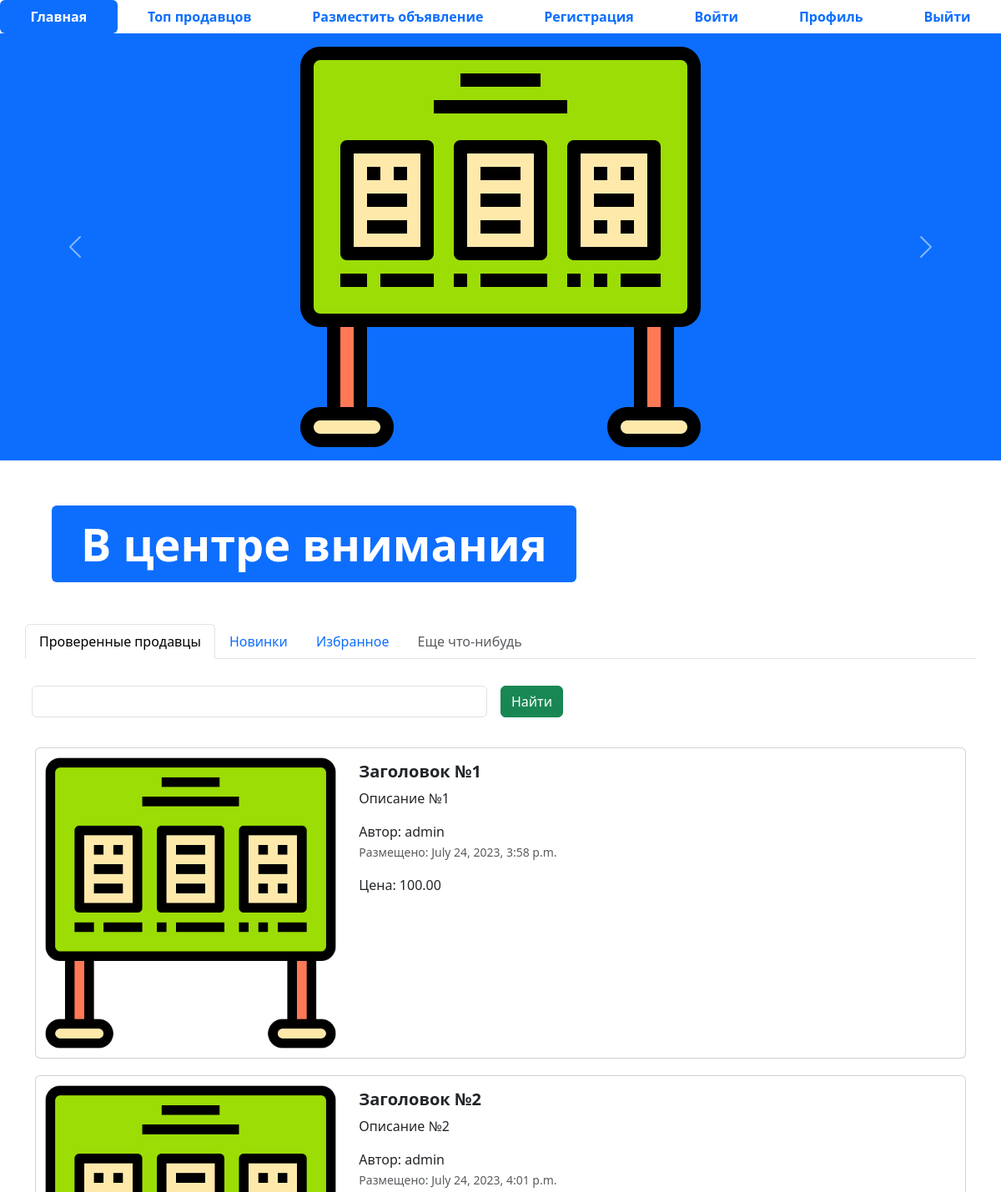
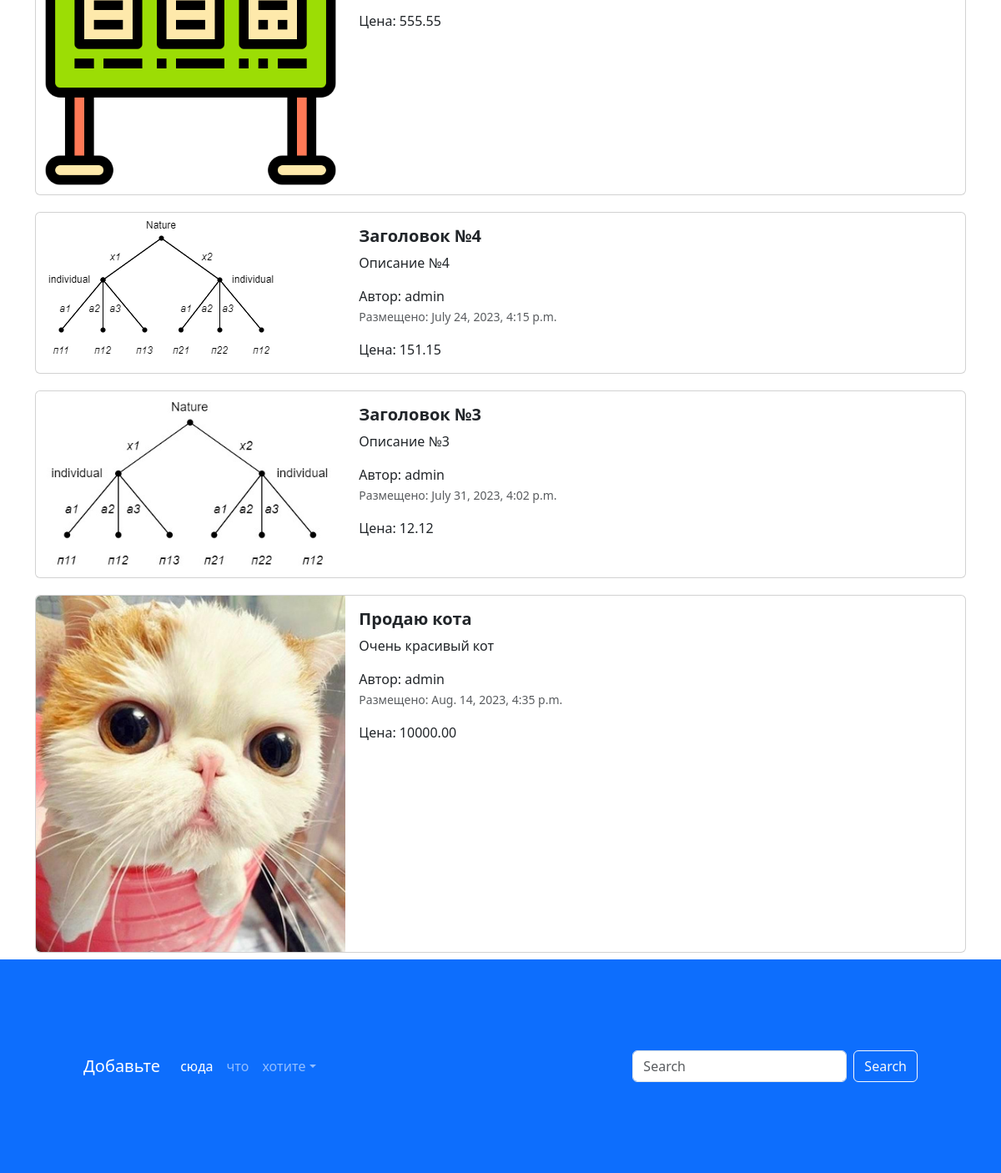
The page / on the database its author committed (2 pictures, top to bottom).
### app_advertisements14/models.py (models this page shows, shortened)
class Advertisements14(models.Model):
    title = models.CharField('заголовок', max_length=128)
    description = models.TextField('описание')
    price = models.DecimalField('цена', max_digits=10, decimal_places=2)
    auction = models.BooleanField('торг', help_text='Отметьте, если возможен торг')
    connection = models.BooleanField('связь', help_text='Отметьте, возможна ли связь с продавцом', default=True)
    created_time = models.DateTimeField(auto_now_add=True)
    updated_time = models.DateTimeField(auto_now=True)
    user = models.ForeignKey(User, verbose_name='пользователь', on_delete=models.CASCADE)
    image = models.ImageField('изображение', upload_to="advertisements/")
    class Meta:
        db_table = "advertisements"

### app_advertisements14/views.py (the view)
# urls.py: path('', index, name='main-page'),
def index(request):
    advertisements = Advertisements14.objects.all()
    context = {'advertisements': advertisements}
    return render(request, 'index.html', context)

### templates/index.html (shortened to what this page needs)
{% extends 'base.html' %}
{% load static %}
{% block content %}
<ul class="nav nav-pills sticky-top bg-white nav-fill">
  <li class="nav-item">
    <a class="nav-link active" aria-current="page" href="{% url 'main-page' %}">
      <span style="font-weight: bold;">Главная</span>
    </a>
  </li>
  <li class="nav-item">
    <a class="nav-link" href="{% url 'top-sellers' %}"><span style="font-weight: bold;">Топ продавцов</span>
    </a>
  </li>
  <li class="nav-item">
    <a class="nav-link" href="{% url 'adv-post' %}">
      <span style="font-weight: bold;">Разместить объявление</span>
    </a>
  </li>
  <li class="nav-item">
    <a class="nav-link" href="register.html">
      <span style="font-weight: bold;">Регистрация</span>
    </a>
  </li>
  <li class="nav-item">
    <a class="nav-link" href="login.html">
      <span style="font-weight: bold;">Войти</span>
    </a>
  </li>
  <li class="nav-item">
    <a class="nav-link" href="profile.html">
      <span style="font-weight: bold;">Профиль</span>
    </a>
  </li>
  <li class="nav-item">
    <a class="nav-link" href="#">
      <span style="font-weight: bold;">Выйти</span>
    </a>
  </li>
</ul>
<div id="carouselExampleControls" class="carousel slide bg-primary" data-bs-ride="carousel">
  <div class="carousel-inner">
    <div class="carousel-item active">
      <img src="{% static 'img/adv.png' %}" class="mx-auto d-block w-33" alt="...">
    </div>
  </div>
  <button class="carousel-control-prev" type="button" data-bs-target="#carouselExampleControls" data-bs-slide="prev">
    <span class="carousel-control-prev-icon" aria-hidden="true"></span>
  </button>
  <button class="carousel-control-next" type="button" data-bs-target="#carouselExampleControls" data-bs-slide="next">
    <span class="carousel-control-next-icon" aria-hidden="true"></span>
  </button>
</div>
<div class="container" style="margin: 50px;">
  <div class="display-2">
    <span class="badge bg-primary">В центре внимания</span>
  </div>
</div>
<div class="container">
  <div class="row">
    <ul class="nav nav-tabs bg-white">
      <li class="nav-item">
        <a class="nav-link active" aria-current="page" href="#">Проверенные продавцы</a>
      </li>
      <li class="nav-item">
        <a class="nav-link" href="#">Новинки</a>
      </li>
      <li class="nav-item">
        <a class="nav-link" href="#">Избранное</a>
      </li>
      <li class="nav-item">
        <a class="nav-link disabled" href="#" tabindex="-1" aria-disabled="true">Еще что-нибудь</a>
      </li>
    </ul>
    <form class="row g-3">
      <div class="col-auto w-50">
        <input type="text" class="form-control">
      </div>
      <div class="col-auto">
        <button type="submit" class="btn btn-success mb-3">Найти</button>
      </div>
    </form>
  </div>
  {% for adv in advertisements %}
  <div class="col">
    <div class="card mb-2" style="max-width: 1200px; margin-top: 20px;">
      <div class="row g-0">
        <div class="col-md-4">
          <a href="advertisement.html" class="nav-link">
            <img src="{% if adv.image %} {{ adv.image.url }} {% else %} {% static 'img/adv.png' %} {% endif %}" class="img-fluid rounded-start" alt="Card title">
          </a>
        </div>
        <div class="col-md-8">
          <div class="card-body">
            <h5 class="card-title">
              <a href="advertisement.html" class="nav-link"><strong>{{ adv.title }}</strong></a>
            </h5>
            <a href="advertisement.html" class="nav-link">
              <p class="card-text">
                {{ adv.description }}
              </p>
              <span>Автор: {{ adv.user }}</span>
              <p class="card-text"><small class="text-muted">Размещено: {{ adv.created_time }}</small></p>
              <span>Цена: {{ adv.price }}</span>
            </a>
          </div>
        </div>
      </div>
    </div>
  </div>
  {% endfor %}
</div>
<footer style="padding: 100px;" class="bg-primary">
  <nav class="navbar navbar-expand-sm navbar-dark">
    <a class="navbar-brand" href="#">Добавьте</a>
    <div class="collapse navbar-collapse" id="collapsibleNavId">
      <ul class="navbar-nav me-auto mt-2 mt-lg-0">
        <li class="nav-item">
          <a class="nav-link active" href="#" aria-current="page">сюда</a>
        </li>
        <li class="nav-item">
          <a class="nav-link" href="#">что</a>
        </li>
        <li class="nav-item dropdown">
          <a class="nav-link dropdown-toggle" href="#" id="dropdownId" data-bs-toggle="dropdown" aria-haspopup="true"
             aria-expanded="false">хотите</a>
        </li>
      </ul>
      <form class="d-flex my-2 my-lg-0">
        <input class="form-control me-sm-2" type="text" placeholder="Search">
        <button class="btn btn-outline-light my-2 my-sm-0" type="submit">Search</button>
      </form>
    </div>
  </nav>
</footer>
{% endblock %}

### templates/base.html (shortened to what this page needs)
{% load static %}
<!DOCTYPE html>
<html lang="en">
<head>
  <link href="{% static 'css/bootstrap.min.css' %}" rel="stylesheet">
  <link rel="stylesheet" href="{% static 'css/fontello.css' %}">
</head>
<body>
{% block content %}
{% endblock %}
</body>
</html>

### rows shown on the page
Advertisements14: title "Заголовок №1", description "Описание №1", user "admin", created_time "July 24, 2023, 3:58 p.m.", price "100.00"
Advertisements14: title "Заголовок №2", description "Описание №2", user "admin", created_time "July 24, 2023, 4:01 p.m.", price "555.55"
Advertisements14: image (picture), title "Заголовок №4", description "Описание №4", user "admin", created_time "July 24, 2023, 4:15 p.m.", price "151.15"
Advertisements14: image (picture), title "Заголовок №3", description "Описание №3", user "admin", created_time "July 31, 2023, 4:02 p.m.", price "12.12"
Advertisements14: image (picture), title "Продаю кота", description "Очень красивый кот", user "admin", created_time "Aug. 14, 2023, 4:35 p.m.", price "10000.00"
